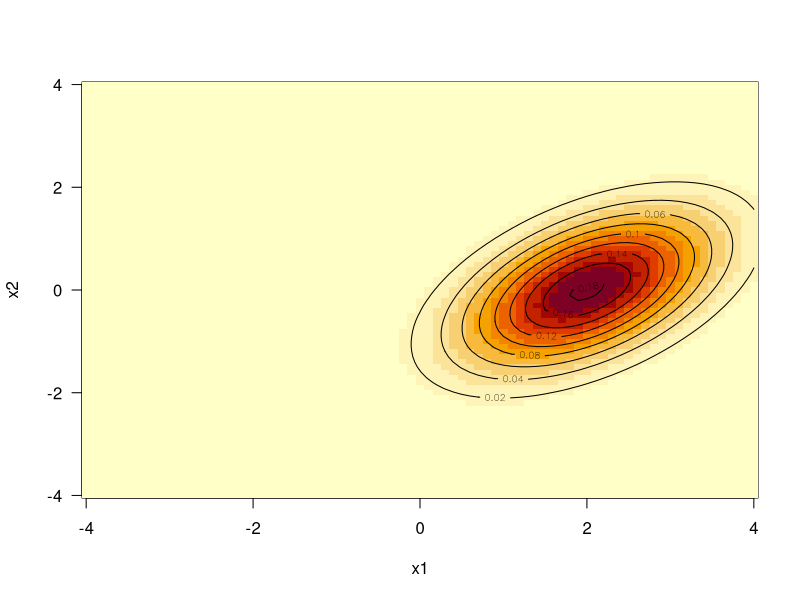
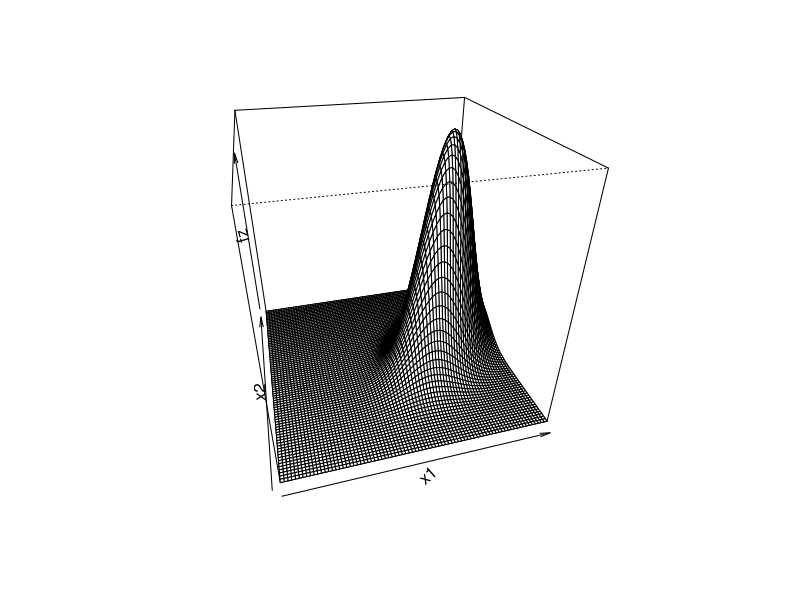
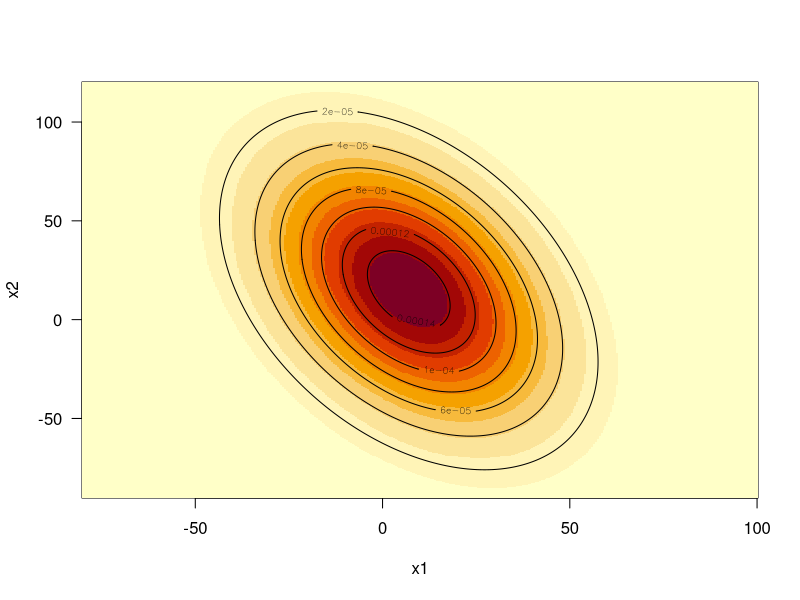

Write R code to recreate these figures, in order.
library(mvtnorm)
mu<-c(2,0) 
sigma <-matrix(c(1,0.5,0.5,1),nrow=2)

x1 <- seq(-4,4,0.1)
x2 <- seq(-4,4,0.1)
z <- expand.grid(x1=x1,x2=x2)
f <- dmvnorm(z, mean = mu, sigma = sigma)
fz <- matrix(f, nrow = length(x1), ncol = length(x2))
# Variante 1: 2D Bild (Kontur)
image(x1,x2,fz, las=1)
contour(x1,x2,fz, add=TRUE)
# Variante 2: 3D Bild
persp(x1,x2,fz, theta =-15, phi = 30)


pmvnorm(lower=c(-Inf,-Inf), upper=c(0,0), mean = mu, sigma = sigma)

# ---- Aufgabe 1 ----
mu <- c(7, 15)
sigma <- matrix(c(25^2, 25*(-0.4)*45,25*(-0.4)*45, 45^2), nrow=2)
# A
# E[Z] = E[0.7*X + 0.3*Y] = E[X]*0.7 + E[Y]*0.3 = 9.4
7*0.7 + 15*0.3

# B
# Var(Z) = Var(0.7*X + 0.3*Y) = 0.7^2*Var(X) + 0.3^2*Var(Y) + 2*0.7*0.3*Cov(X,Y) = 299.5
# Cov(X,Y) = Cor(X,Y)*sqrt(Var(X)*Var(Y))
# sqrt(Var(Z)) = 17.3
sqrt(0.7^2*25^2 + 0.3^2*45^2 + 2*0.7*0.3*(-0.4)*sqrt(25^2*45^2))

# C
x1 <- seq(-80,100,0.5)
x2 <- seq(-90,120,0.5)
z <- expand.grid(x1=x1,x2=x2)
f <- dmvnorm(z, mean = mu, sigma = sigma)
fz <- matrix(f, nrow = length(x1), ncol = length(x2))
# Variante 1: 2D Bild (Kontur)
image(x1,x2,fz, las=1)
contour(x1,x2,fz, add=TRUE)

# D
pmvnorm(lower=c(-Inf,-Inf), upper=c(0,0), mean = mu, sigma = sigma)[[1]] # 0.08595452

# E
# Bedingt: P(Y < 0 | X < 0) => P(X < 0 & Y < 0) / P(X <0)
pmvnorm(lower=c(-Inf,-Inf), upper=c(0,Inf), mean = mu, sigma = sigma)[[1]] # 0.3897388




